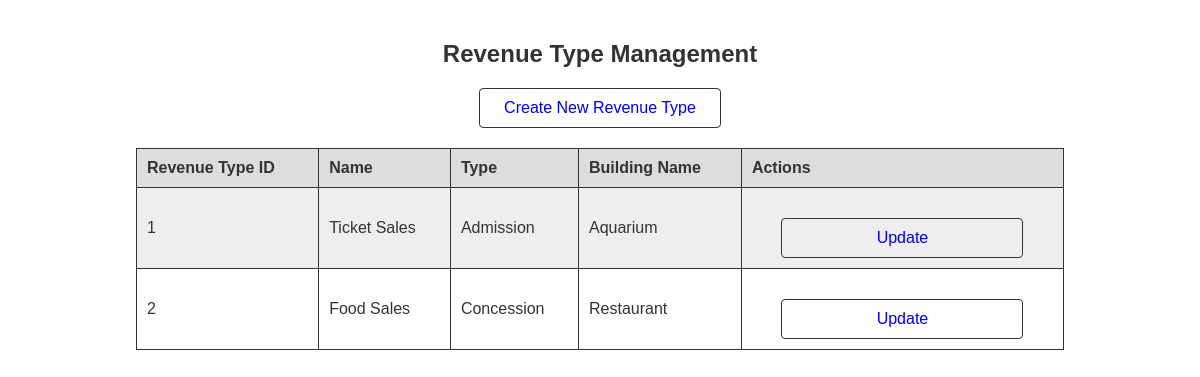
The app's page /asset_management/revenuesTypes/revenue_types.php, older data.
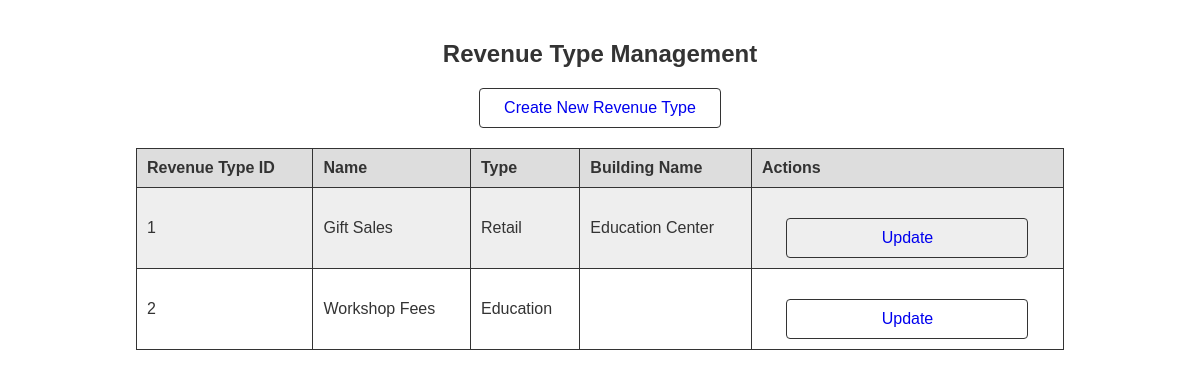
The same page, newer data.
### tables this page shows
CREATE TABLE RevenueType (
ID INT PRIMARY KEY AUTO_INCREMENT,
BuildingID INT,
Name VARCHAR(255) NOT NULL,
Type VARCHAR(255) NOT NULL,
FOREIGN KEY (BuildingID) REFERENCES Building(ID)
);

CREATE TABLE Building (
ID INT PRIMARY KEY AUTO_INCREMENT,
Name VARCHAR(255) NOT NULL,
Type VARCHAR(255) NOT NULL
);

### asset_management/revenuesTypes/revenue_types.php (the view, shortened to what this page needs)
<?php
include '../includes/db_connection.php';
$sql = "SELECT RevenueType.ID, RevenueType.Name, RevenueType.Type, Building.Name AS BuildingName
        FROM RevenueType
        LEFT JOIN Building ON RevenueType.BuildingID = Building.ID";
$result = $conn->query($sql);
?>
<!DOCTYPE html>
<html lang="en">
<head>
</head>
<body>
    <h2>Revenue Type Management</h2>
    <a href="create_revenue_type.php">Create New Revenue Type</a>
    <table>
        <tr>
            <th>Revenue Type ID</th>
            <th>Name</th>
            <th>Type</th>
            <th>Building Name</th>
            <th>Actions</th>
        </tr>
        <?php while ($row = $result->fetch_assoc()) : ?>
            <tr>
                <td><?php echo $row['ID']; ?></td>
                <td><?php echo htmlspecialchars($row['Name']); ?></td>
                <td><?php echo htmlspecialchars($row['Type']); ?></td>
                <td><?php echo htmlspecialchars($row['BuildingName']); ?></td>
                <td>
                    <a href="update_revenue_type.php?id=<?php echo $row['ID']; ?>">Update</a>
                </td>
            </tr>
        <?php endwhile; ?>
    </table>
</body>
</html>

Row changes from the older to the newer data that the page shows:
changed revenuetype id 1: Name "Ticket Sales" → "Gift Sales"; Type "Admission" → "Retail"; BuildingID.Name "Aquarium" → "Education Center"
changed revenuetype id 2: Name "Food Sales" → "Workshop Fees"; Type "Concession" → "Education"; BuildingID.Name "Restaurant" → (not shown)
